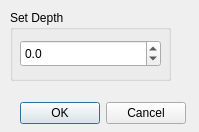
<?xml version="1.0" encoding="UTF-8"?>
<ui version="4.0">
 <class>Form</class>
 <widget class="QWidget" name="Form">
  <property name="geometry">
   <rect>
    <x>0</x>
    <y>0</y>
    <width>199</width>
    <height>132</height>
   </rect>
  </property>
  <property name="windowTitle">
   <string>Form</string>
  </property>
  <widget class="QDialogButtonBox" name="buttonBox">
   <property name="geometry">
    <rect>
     <x>10</x>
     <y>100</y>
     <width>176</width>
     <height>27</height>
    </rect>
   </property>
   <property name="standardButtons">
    <set>QDialogButtonBox::Cancel|QDialogButtonBox::Ok</set>
   </property>
  </widget>
  <widget class="QGroupBox" name="groupBox">
   <property name="geometry">
    <rect>
     <x>10</x>
     <y>10</y>
     <width>161</width>
     <height>71</height>
    </rect>
   </property>
   <property name="title">
    <string>Set Depth</string>
   </property>
   <widget class="QDoubleSpinBox" name="depthSBox">
    <property name="geometry">
     <rect>
      <x>10</x>
      <y>30</y>
      <width>141</width>
      <height>27</height>
     </rect>
    </property>
    <property name="decimals">
     <number>1</number>
    </property>
    <property name="minimum">
     <double>-300.000000000000000</double>
    </property>
    <property name="maximum">
     <double>9999.000000000000000</double>
    </property>
   </widget>
  </widget>
 </widget>
 <resources/>
 <connections/>
</ui>
